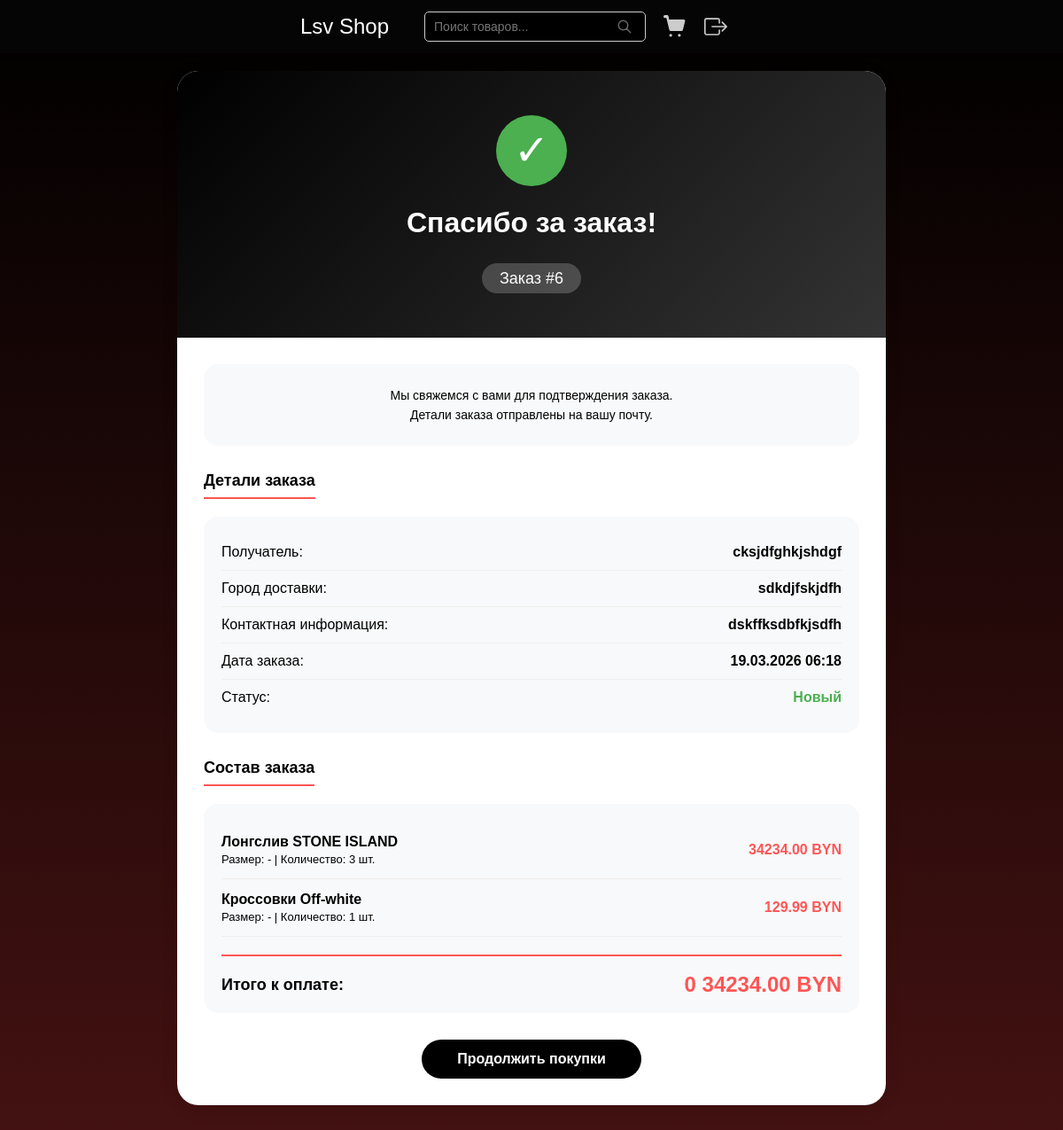
/order/6/success/ (signed in), run on the app's committed database.
### shop/models.py (models this page shows, shortened)
class Order(models.Model):
    STATUS_CHOICES = [
        ('new', 'Новый'),
        ('processing', 'В обработке'),
        ('completed', 'Выполнен'),
        ('cancelled', 'Отменён'),
    ]
    user = models.ForeignKey(
        User,
        on_delete=models.CASCADE,
        related_name='orders',
        verbose_name='Покупатель'
    )
    full_name = models.CharField('ФИО', max_length=255)
    city = models.CharField('Город', max_length=100)
    contact_info = models.CharField('Контактная информация', max_length=255, null=False)
    created_at = models.DateTimeField('Дата заказа', auto_now_add=True)
    status = models.CharField('Статус', max_length=20, choices=STATUS_CHOICES, default='new')
    class Meta:
        verbose_name = 'Заказ'
        verbose_name_plural = 'Заказы'
        ordering = ['-created_at']

class OrderItem(models.Model):
    order = models.ForeignKey(Order, on_delete=models.CASCADE, related_name='items')
    product = models.ForeignKey('Product', on_delete=models.CASCADE, verbose_name='Товар')  # CASCADE - удалит позиции заказа
    size = models.CharField('Размер', max_length=20, blank=True, null=True)
    quantity = models.PositiveIntegerField('Количество', default=1)
    price = models.DecimalField('Цена', max_digits=10, decimal_places=2)
    class Meta:
        verbose_name = 'Товар в заказе'
        verbose_name_plural = 'Товары в заказе'

class Product(models.Model):
    title = models.CharField(max_length=200, blank=False, verbose_name="Название товара")
    content = models.TextField(max_length=4000, blank=False, verbose_name="Описание товара")
    price = models.DecimalField(max_digits=12, decimal_places=2, blank=False, verbose_name="Цена товара")
    image = models.ImageField(upload_to='product_images/')
    sizes = models.JSONField(default=list, blank=True, verbose_name="Доступные размеры")
    class Meta:
        verbose_name = "Товар"
        verbose_name_plural = "Товары"
        ordering = ["id",]

### shop/views.py (the view)
# urls.py: path('order/<int:order_id>/success/', order_success, name='order_success'),
def order_success(request, order_id):
    order = get_object_or_404(Order, id=order_id, user=request.user)
    context = {
        'order': order,
        'cart_items_count': get_cart_count(request.user)
    }
    return render(request, 'order_success.html', context)

### shop/views.py (called while the page is built)
def get_cart_count(user):
    if user.is_authenticated:
        cart = Cart.objects.filter(user=user).first()
        if cart:
            return cart.items.count()
    return 0

### shop/templates/order_success.html (shortened to what this page needs)
{% extends 'base.html' %}
{% load static %}
{% block container %}
<div class="success-container">
    <div class="success-card">
        <div class="success-header">
            <div class="success-icon">✓</div>
            <h1>Спасибо за заказ!</h1>
            <div class="order-number">Заказ #{{ order.id }}</div>
        </div>
        <div class="success-body">
            <div class="order-info">
                <p>Мы свяжемся с вами для подтверждения заказа.</p>
                <p>Детали заказа отправлены на вашу почту.</p>
            </div>
            <div class="order-details">
                <h2>Детали заказа</h2>
                <div class="details-grid">
                    <div class="detail-row">
                        <span class="detail-label">Получатель:</span>
                        <span class="detail-value">{{ order.full_name }}</span>
                    </div>
                    <div class="detail-row">
                        <span class="detail-label">Город доставки:</span>
                        <span class="detail-value">{{ order.city }}</span>
                    </div>
                    <div class="detail-row">
                        <span class="detail-label">Контактная информация:</span>
                        <span class="detail-value">{{ order.contact_info }}</span>
                    </div>
                    <div class="detail-row">
                        <span class="detail-label">Дата заказа:</span>
                        <span class="detail-value">{{ order.created_at|date:"d.m.Y H:i" }}</span>
                    </div>
                    <div class="detail-row">
                        <span class="detail-label">Статус:</span>
                        <span class="detail-value" style="color: #4CAF50;">{{ order.get_status_display }}</span>
                    </div>
                </div>
            </div>
            <div class="order-items">
                <h2>Состав заказа</h2>
                <div class="items-list">
                    {% for item in order.items.all %}
                    <div class="order-item">
                        <div class="item-info">
                            <div class="item-name">{{ item.product.title }}</div>
                            <div class="item-meta">
                                Размер: {{ item.size|default:"-" }} | Количество: {{ item.quantity }} шт.
                            </div>
                        </div>
                        <div class="item-price">{{ item.price|floatformat:2 }} BYN</div>
                    </div>
                    {% endfor %}
                    <div class="order-total">
                        <span class="total-label">Итого к оплате:</span>
                        <span class="total-price">
                            {% widthratio order.items.all|length 1 0 %}
                            {% for item in order.items.all %}
                                {% if forloop.first %}{{ item.price|floatformat:2 }}{% endif %}
                            {% endfor %}
                            BYN
                        </span>
                    </div>
                </div>
            </div>
            <div class="success-actions">
                <a href="{% url 'home' %}" class="btn-primary">Продолжить покупки</a>
            </div>
        </div>
    </div>
</div>
{% endblock %}

### static/css/style.css (style rules this page uses)
:root { --bg-dark: #000000; --bg-accent: #461212; --text-light: #fcfcfc; --text-muted: #ccc; --highlight: #ff5555; --font-main: Arial, sans-serif; }
body { margin: 0; padding: 0; background: linear-gradient(to bottom, var(--bg-dark), var(--bg-accent)); font-family: var(--font-main); display: block; min-height: 100vh; }

### shop/templates/order_success.html (style rules this page uses)
.success-container { max-width: 800px; margin: 60px auto; padding: 0 20px; }
.success-card { background: white; border-radius: 24px; box-shadow: 0 4px 20px rgba(0,0,0,0.08); overflow: hidden; animation: fadeInUp 0.5s ease; }
.success-header { background: linear-gradient(135deg, #000 0%, #333 100%); color: white; text-align: center; padding: 50px 30px; }
.success-icon { width: 80px; height: 80px; background: #4CAF50; color: white; font-size: 48px; line-height: 80px; text-align: center; border-radius: 50%; margin: 0 auto 25px; animation: scaleIn 0.5s ease; }
.success-header h1 { font-size: 32px; margin-bottom: 15px; font-weight: 600; }
.order-number { font-size: 18px; background: rgba(255,255,255,0.2); display: inline-block; padding: 8px 20px; border-radius: 30px; margin-top: 15px; }
.success-body { padding: 30px; }
.order-info { background: #f8f9fa; border-radius: 16px; padding: 20px; margin-bottom: 30px; }
.order-info p { margin: 8px 0; color: var(--text-secondary); font-size: 14px; text-align: center; }
.order-details, .order-items { margin-bottom: 30px; }
.order-details h2, .order-items h2 { font-size: 18px; font-weight: 600; color: var(--text-primary); margin-bottom: 20px; padding-bottom: 10px; border-bottom: 2px solid var(--highlight); display: inline-block; }
.details-grid { background: #f8f9fa; border-radius: 16px; padding: 20px; }
.detail-row { display: flex; justify-content: space-between; padding: 12px 0; border-bottom: 1px solid #eee; }
.detail-row:last-child { border-bottom: none; }
.detail-label { color: var(--text-secondary); font-weight: 500; }
.detail-value { color: var(--text-primary); font-weight: 600; }
.items-list { background: #f8f9fa; border-radius: 16px; padding: 20px; }
.order-item { display: flex; justify-content: space-between; align-items: center; padding: 15px 0; border-bottom: 1px solid #eee; }
.item-info { flex: 1; }
.item-name { font-weight: 600; color: var(--text-primary); margin-bottom: 5px; }
.item-meta { font-size: 13px; color: var(--text-secondary); }
.item-price { font-weight: 600; color: var(--highlight); min-width: 100px; text-align: right; }
.order-total { display: flex; justify-content: space-between; align-items: center; margin-top: 20px; padding-top: 20px; border-top: 2px solid var(--highlight); font-size: 18px; font-weight: 600; }
.total-label { color: var(--text-primary); }
.total-price { color: var(--highlight); font-size: 24px; }
.success-actions { margin-top: 30px; text-align: center; }
.btn-primary { display: inline-block; background: #000; color: white; padding: 14px 40px; border-radius: 30px; text-decoration: none; font-weight: 600; transition: all 0.3s ease; }

### data on the page
Order: id "6", full_name "cksjdfghkjshdgf", city "sdkdjfskjdfh", contact_info "dskffksdbfkjsdfh", created_at "19.03.2026 06:18", status "Новый", id.order_id "0"
OrderItem: product "Лонгслив STONE ISLAND", size "-", quantity "3", price "34234.00"
OrderItem: product "Кроссовки Off-white", size "-", quantity "1", price "129.99"
